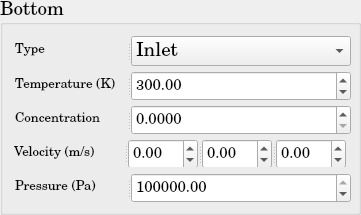
          <widget class="QGroupBox" name="DM_BoundaryCondition_Bottom">
           <property name="minimumSize">
            <size>
             <width>361</width>
             <height>215</height>
            </size>
           </property>
           <property name="maximumSize">
            <size>
             <width>361</width>
             <height>215</height>
            </size>
           </property>
           <property name="font">
            <font>
             <family>Century Schoolbook L</family>
             <pointsize>14</pointsize>
             <weight>50</weight>
             <bold>false</bold>
            </font>
           </property>
           <property name="title">
            <string>Bottom</string>
           </property>
           <layout class="QGridLayout" name="gridLayout_36">
            <item row="0" column="0">
             <widget class="QSplitter" name="splitter_91">
              <property name="minimumSize">
               <size>
                <width>338</width>
                <height>30</height>
               </size>
              </property>
              <property name="maximumSize">
               <size>
                <width>334</width>
                <height>30</height>
               </size>
              </property>
              <property name="orientation">
               <enum>Qt::Horizontal</enum>
              </property>
              <widget class="QLabel" name="DM_Type_Bottom_BC">
               <property name="minimumSize">
                <size>
                 <width>110</width>
                 <height>30</height>
                </size>
               </property>
               <property name="maximumSize">
                <size>
                 <width>110</width>
                 <height>30</height>
                </size>
               </property>
               <property name="text">
                <string>&lt;html&gt;&lt;head/&gt;&lt;body&gt;&lt;p&gt;&lt;span style=&quot; font-size:10pt;&quot;&gt;Type&lt;/span&gt;&lt;/p&gt;&lt;/body&gt;&lt;/html&gt;</string>
               </property>
              </widget>
              <widget class="QComboBox" name="DM_Type_Bottom_BC_ComboBox">
               <property name="minimumSize">
                <size>
                 <width>220</width>
                 <height>30</height>
                </size>
               </property>
               <property name="maximumSize">
                <size>
                 <width>220</width>
                 <height>30</height>
                </size>
               </property>
               <item>
                <property name="text">
                 <string>Inlet</string>
                </property>
               </item>
               <item>
                <property name="text">
                 <string>Wall</string>
                </property>
               </item>
               <item>
                <property name="text">
                 <string>Outlet</string>
                </property>
               </item>
               <item>
                <property name="text">
                 <string>Neumann</string>
                </property>
               </item>
               <item>
                <property name="text">
                 <string>Dirichlet</string>
                </property>
               </item>
              </widget>
             </widget>
            </item>
            <item row="1" column="0">
             <widget class="QSplitter" name="splitter_92">
              <property name="minimumSize">
               <size>
                <width>338</width>
                <height>30</height>
               </size>
              </property>
              <property name="maximumSize">
               <size>
                <width>334</width>
                <height>30</height>
               </size>
              </property>
              <property name="orientation">
               <enum>Qt::Horizontal</enum>
              </property>
              <widget class="QLabel" name="DM_Temperature_Bottom_BC">
               <property name="minimumSize">
                <size>
                 <width>110</width>
                 <height>30</height>
                </size>
               </property>
               <property name="maximumSize">
                <size>
                 <width>110</width>
                 <height>30</height>
                </size>
               </property>
               <property name="text">
                <string>&lt;html&gt;&lt;head/&gt;&lt;body&gt;&lt;p&gt;&lt;span style=&quot; font-size:10pt;&quot;&gt;Temperature (K)&lt;/span&gt;&lt;/p&gt;&lt;/body&gt;&lt;/html&gt;</string>
               </property>
              </widget>
              <widget class="QDoubleSpinBox" name="DM_Temperature_Bottom_BC_doubleSpinBox">
               <property name="minimumSize">
                <size>
                 <width>220</width>
                 <height>30</height>
                </size>
               </property>
               <property name="maximumSize">
                <size>
                 <width>220</width>
                 <height>30</height>
                </size>
               </property>
               <property name="font">
                <font>
                 <pointsize>11</pointsize>
                </font>
               </property>
               <property name="maximum">
                <double>1000000000.000000000000000</double>
               </property>
               <property name="value">
                <double>300.000000000000000</double>
               </property>
              </widget>
             </widget>
            </item>
            <item row="2" column="0">
             <widget class="QSplitter" name="splitter_105">
              <property name="minimumSize">
               <size>
                <width>338</width>
                <height>30</height>
               </size>
              </property>
              <property name="maximumSize">
               <size>
                <width>334</width>
                <height>30</height>
               </size>
              </property>
              <property name="orientation">
               <enum>Qt::Horizontal</enum>
              </property>
              <widget class="QLabel" name="DM_Concentration_Bottom_BC">
               <property name="minimumSize">
                <size>
                 <width>110</width>
                 <height>30</height>
                </size>
               </property>
               <property name="maximumSize">
                <size>
                 <width>110</width>
                 <height>30</height>
                </size>
               </property>
               <property name="text">
                <string>&lt;html&gt;&lt;head/&gt;&lt;body&gt;&lt;p&gt;&lt;span style=&quot; font-size:10pt;&quot;&gt;Concentration&lt;/span&gt;&lt;/p&gt;&lt;/body&gt;&lt;/html&gt;</string>
               </property>
              </widget>
              <widget class="QDoubleSpinBox" name="DM_Concentration_Bottom_BC_doubleSpinBox">
               <property name="minimumSize">
                <size>
                 <width>220</width>
                 <height>30</height>
                </size>
               </property>
               <property name="maximumSize">
                <size>
                 <width>220</width>
                 <height>30</height>
                </size>
               </property>
               <property name="font">
                <font>
                 <pointsize>11</pointsize>
                </font>
               </property>
               <property name="decimals">
                <number>4</number>
               </property>
               <property name="maximum">
                <double>1.000000000000000</double>
               </property>
               <property name="singleStep">
                <double>0.010000000000000</double>
               </property>
               <property name="value">
                <double>0.000000000000000</double>
               </property>
              </widget>
             </widget>
            </item>
            <item row="3" column="0">
             <widget class="QSplitter" name="splitter_93">
              <property name="orientation">
               <enum>Qt::Horizontal</enum>
              </property>
              <widget class="QLabel" name="DM_Velocity_Bottom_BC">
               <property name="minimumSize">
                <size>
                 <width>110</width>
                 <height>30</height>
                </size>
               </property>
               <property name="maximumSize">
                <size>
                 <width>110</width>
                 <height>30</height>
                </size>
               </property>
               <property name="text">
                <string>&lt;html&gt;&lt;head/&gt;&lt;body&gt;&lt;p&gt;&lt;span style=&quot; font-size:10pt;&quot;&gt;Velocity (m/s)&lt;/span&gt;&lt;/p&gt;&lt;/body&gt;&lt;/html&gt;</string>
               </property>
              </widget>
              <widget class="QSplitter" name="splitter_94">
               <property name="minimumSize">
                <size>
                 <width>220</width>
                 <height>30</height>
                </size>
               </property>
               <property name="maximumSize">
                <size>
                 <width>218</width>
                 <height>30</height>
                </size>
               </property>
               <property name="orientation">
                <enum>Qt::Horizontal</enum>
               </property>
               <widget class="QDoubleSpinBox" name="DM_Velocity_1d_Bottom_BC_doubleSpinBox">
                <property name="minimumSize">
                 <size>
                  <width>68</width>
                  <height>30</height>
                 </size>
                </property>
                <property name="maximumSize">
                 <size>
                  <width>70</width>
                  <height>30</height>
                 </size>
                </property>
                <property name="font">
                 <font>
                  <pointsize>11</pointsize>
                 </font>
                </property>
                <property name="minimum">
                 <double>-1000000000.000000000000000</double>
                </property>
                <property name="maximum">
                 <double>1000000000.000000000000000</double>
                </property>
               </widget>
               <widget class="QDoubleSpinBox" name="DM_Velocity_2d_Bottom_BC_doubleSpinBox">
                <property name="minimumSize">
                 <size>
                  <width>68</width>
                  <height>30</height>
                 </size>
                </property>
                <property name="maximumSize">
                 <size>
                  <width>70</width>
                  <height>30</height>
                 </size>
                </property>
                <property name="font">
                 <font>
                  <pointsize>11</pointsize>
                 </font>
                </property>
                <property name="minimum">
                 <double>-1000000000.000000000000000</double>
                </property>
                <property name="maximum">
                 <double>1000000000.000000000000000</double>
                </property>
               </widget>
               <widget class="QDoubleSpinBox" name="DM_Velocity_3d_Bottom_BC_doubleSpinBox">
                <property name="minimumSize">
                 <size>
                  <width>68</width>
                  <height>30</height>
                 </size>
                </property>
                <property name="maximumSize">
                 <size>
                  <width>70</width>
                  <height>30</height>
                 </size>
                </property>
                <property name="font">
                 <font>
                  <pointsize>11</pointsize>
                 </font>
                </property>
                <property name="minimum">
                 <double>-1000000000.000000000000000</double>
                </property>
                <property name="maximum">
                 <double>1000000000.000000000000000</double>
                </property>
               </widget>
              </widget>
             </widget>
            </item>
            <item row="4" column="0">
             <widget class="QSplitter" name="splitter_95">
              <property name="minimumSize">
               <size>
                <width>338</width>
                <height>30</height>
               </size>
              </property>
              <property name="maximumSize">
               <size>
                <width>334</width>
                <height>30</height>
               </size>
              </property>
              <property name="orientation">
               <enum>Qt::Horizontal</enum>
              </property>
              <widget class="QLabel" name="DM_Pressure_Bottom_BC">
               <property name="minimumSize">
                <size>
                 <width>110</width>
                 <height>30</height>
                </size>
               </property>
               <property name="maximumSize">
                <size>
                 <width>110</width>
                 <height>30</height>
                </size>
               </property>
               <property name="text">
                <string>&lt;html&gt;&lt;head/&gt;&lt;body&gt;&lt;p&gt;&lt;span style=&quot; font-size:10pt;&quot;&gt;Pressure (Pa)&lt;/span&gt;&lt;/p&gt;&lt;/body&gt;&lt;/html&gt;</string>
               </property>
              </widget>
              <widget class="QDoubleSpinBox" name="DM_Pressure_Bottom_BC_doubleSpinBox">
               <property name="minimumSize">
                <size>
                 <width>220</width>
                 <height>30</height>
                </size>
               </property>
               <property name="maximumSize">
                <size>
                 <width>220</width>
                 <height>30</height>
                </size>
               </property>
               <property name="font">
                <font>
                 <pointsize>11</pointsize>
                </font>
               </property>
               <property name="maximum">
                <double>1000000000.000000000000000</double>
               </property>
               <property name="value">
                <double>100000.000000000000000</double>
               </property>
              </widget>
             </widget>
            </item>
           </layout>
          </widget>
